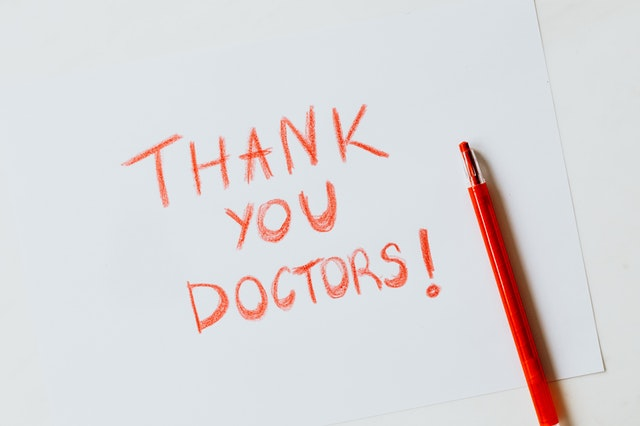
#> input picture CV/CV_WEEK03_1_AM/images/paper.jpg, 640 x 426 px
$ python opencv_study04.py
#> lines starting #> are read from the running program, lines starting #| are printed output that depends on the picture; after the words box and inside, x2 and y2 are one past the last pixel; in counts of white or black regions, pixels touching at a corner belong together
import cv2
import numpy as np

img = cv2.imread("images/paper.jpg", 0)
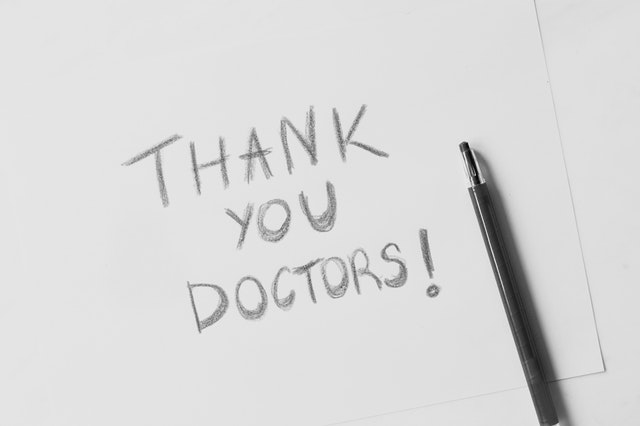
#> img: shape (426, 640); min 0, max 243, mean 217.4

## 외곽선을 따는 Canny 함수
edges = cv2.Canny(img, 30, 70)
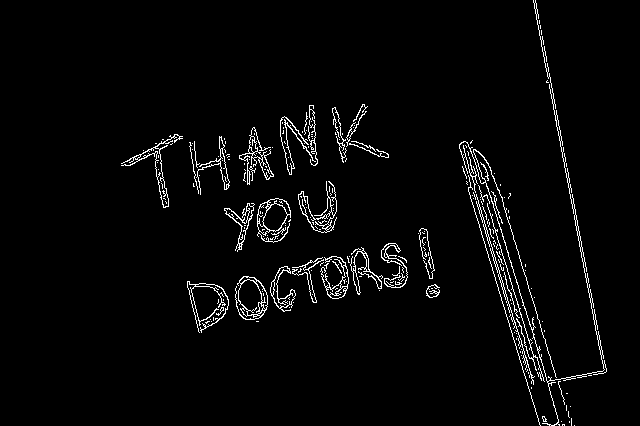
#> edges: shape (426, 640); 3% white in thin lines or dots, all inside (x1, y1, x2, y2) = (121, 0, 607, 426)
edges1 = cv2.Canny(img, 50, 100)
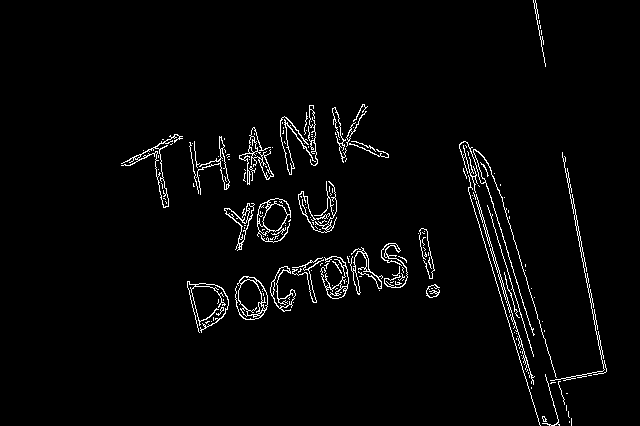
#> edges1: shape (426, 640); 2.7% white in thin lines or dots, all inside (x1, y1, x2, y2) = (121, 0, 607, 426)

display_image = np.hstack((img, edges, edges1))  ## hstack 가로로 이미지를 연결해서 보여줌
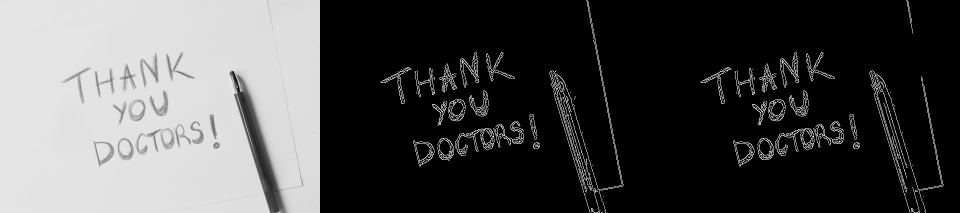
#> display_image: shape (426, 1920) (shown at 1/2 size); min 0, max 255, mean 77.3
#display_image = np.vstack((img, edges, edges1))  ## vstack 세로로 이미지 연결
cv2.imshow("Edge Image", display_image)

cv2.waitKey(0)
cv2.destroyAllWindows()
